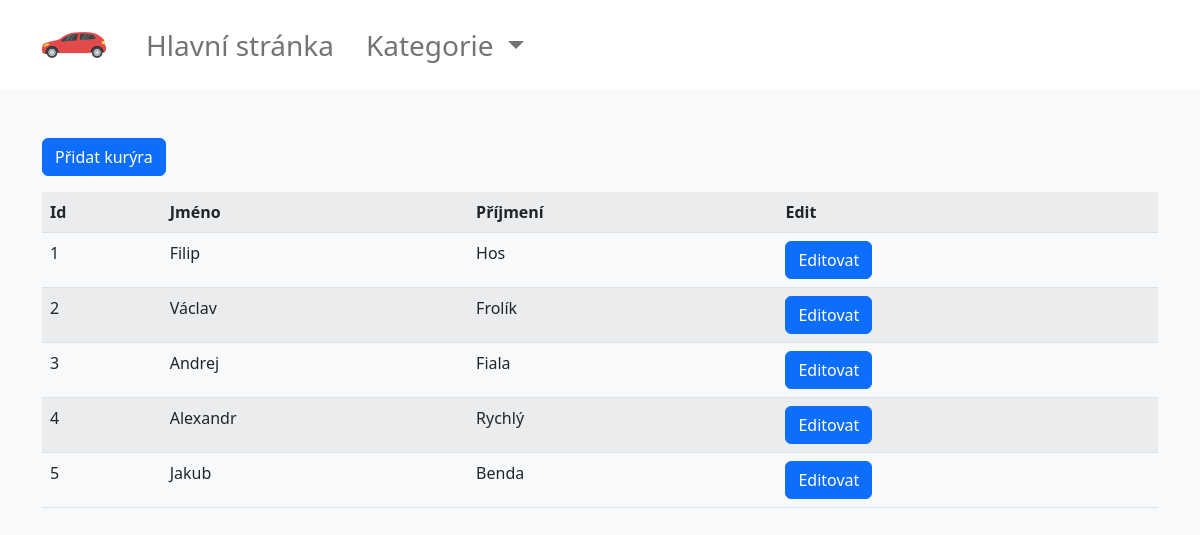
/kuryri.php, run on an earlier commit of the app's database.
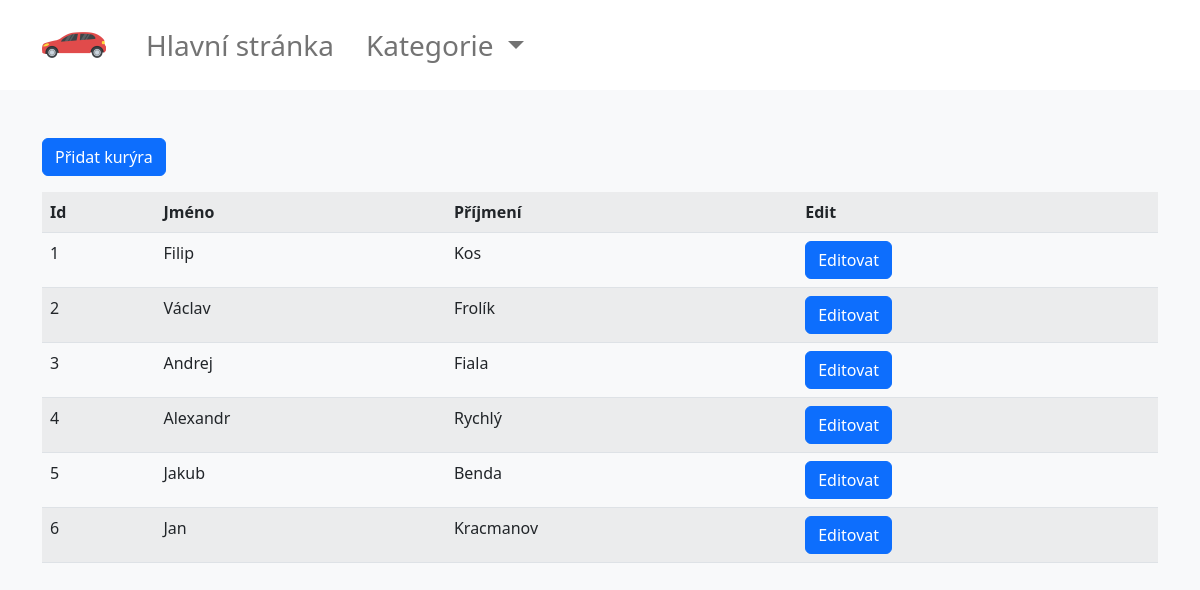
And on a later commit of the database.
### tables this page shows
CREATE TABLE `kuryr` (
  `idk` int(11) NOT NULL,
  `jmeno` varchar(255) NOT NULL,
  `prijmeni` varchar(255) NOT NULL,
  `tel_cislo` int(11) NOT NULL
);

### kuryri.php (the view, shortened to what this page needs)
<!DOCTYPE html>
<html lang="en">
<head>
    <link href="https://cdn.jsdelivr.net/npm/bootstrap@5.2.0-beta1/dist/css/bootstrap.min.css" rel="stylesheet">
</head>
<body class="bg-light">
<main class="container pt-5">
    <button type="button" class="btn btn-primary mb-3" data-bs-toggle="modal" data-bs-target="#pridatKuryra">
        Přidat kurýra
    </button>
    <?php
    $mysqli = new mysqli("localhost","root","","rozvoz");
    ?>
    <table class="table table-striped table-hover">
        <tr>
            <th>Id</th>
            <th>Jméno</th>
            <th>Příjmení</th>
            <th>Edit</th>
        </tr>
        <?php
        $kuryri = mysqli_query($mysqli, "SELECT * FROM kuryr", MYSQLI_USE_RESULT);
        foreach ($kuryri as $kuryr){
            echo "<tr>";
            echo "<td>$kuryr[idk]</td>";
            echo "<td>$kuryr[jmeno]</td>";
            echo "<td>$kuryr[prijmeni]</td>";
            echo "<td>
<button type='button' class='btn btn-primary' data-bs-toggle='modal' data-bs-target='#exampleModal$kuryr[idk]'>
Editovat            </button>
<div class='modal fade' id='exampleModal$kuryr[idk]' tabindex='-1' aria-labelledby='exampleModalLabel$kuryr[idk]' aria-hidden='true'>
  <div class='modal-dialog modal-fullscreen-md-down modal-dialog-centered'>
    <div class='modal-content'>
      <div class='modal-header'>
        <h5 class='modal-title' id='exampleModalLabel$kuryr[idk]'>Modal title</h5>
        <button type='button' class='btn-close' data-bs-dismiss='modal' aria-label='Close'></button>
      </div>
      <div class='modal-body'>
        <form method='post' action='scripts.php'>
            <input type='hidden' value='$kuryr[idk]'>
            <div class='form-floating mb-3'>
                <input type='text' value='$kuryr[jmeno]' class='form-control' id='jmenoInput$kuryr[idk]' placeholder='name@example.com'>
                <label for='jmenoInput$kuryr[idk]'>Jméno</label>
            </div>
            <div class='form-floating mb-3'>
                <input type='text' value='$kuryr[prijmeni]' class='form-control' id='prijmeniInput$kuryr[idk]' placeholder='name@example.com'>
                <label for='prijmeniInput$kuryr[idk]'>Příjmení</label>
            </div>
            <div class='form-floating mb-3'>
                <input type='tel' value='$kuryr[tel_cislo]' class='form-control' id='telefonInput$kuryr[idk]' placeholder='name@example.com'>
                <label for='telefonInput$kuryr[idk]'>Telefon</label>
            </div>
            <button type='submit' class='w-100 btn btn-primary'>Uložit</button>
        </form>
      </div>
      <div class='modal-footer'>
        <button type='button' class='w-100 btn btn-danger ' data-bs-dismiss='modal'>Zavřít</button>
      </div>
    </div>
  </div>
</div>
</td>";
            echo "</tr>";
        }
        ?>
    </table>
</main>
</body>
</html>

What changed in the data, as far as the page shows it:
changed kuryr "Filip": prijmeni "Hos" → "Kos"
added kuryr: idk "6", jmeno "Jan", prijmeni "Kracmanov"
